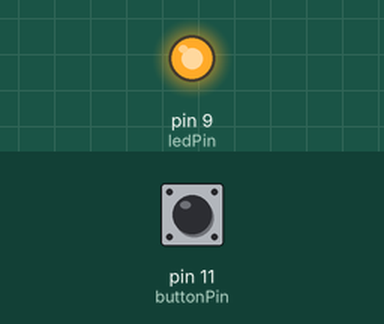
Bench run of a sketch on a simulated Arduino Uno, built with avr-gcc and run on an emulated ATmega328P. Parts: output pins drawn as LEDs (lit = HIGH). Inputs (shaded band) come from the test bench; at power-on: pin 11 (buttonPin) LOW.

Above: at 1.2 s.
1.3 s: pin 11 (buttonPin) pulled HIGH for 0.15 s
At 1.37 s:
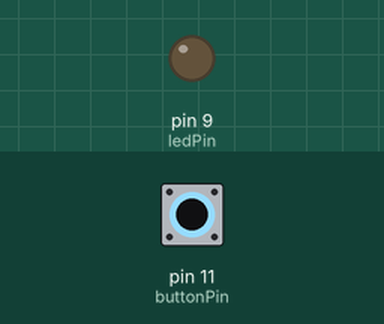
2.9 s: pin 11 (buttonPin) pulled HIGH for 3.2 s
At 7.5 s:
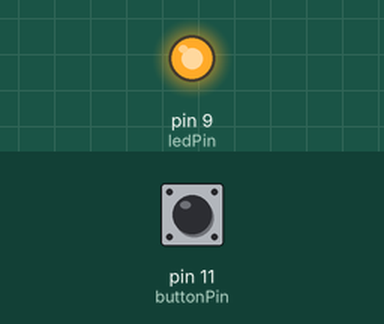
Timing chart, 0 to 9.0 s (numbered marks = the images above; inputs shaded):
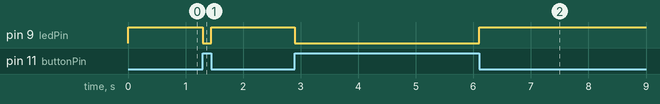

Measured:
- after the input at 1.3 s, pin 9 (ledPin): HIGH → LOW at once, → HIGH 0.15 s later
- after the input at 2.9 s, pin 9 (ledPin): HIGH → LOW at once, → HIGH 3.2 s later

The sketch:

_02_buttonLed.ino
```cpp
const int ledPin = 9; //the number of the LED pin
const int buttonPin = 11; //the number of the button module pin

void setup()
{
    pinMode(ledPin, OUTPUT); //initialize the LED pin as output
    pinMode(buttonPin, INPUT); //initialize the button module pin as input
}

void loop()
{
    boolean state = digitalRead(buttonPin); //read the button state, LOW if pressed

    if(state == HIGH)
    {
        digitalWrite(ledPin, LOW); //turn off the LED
    }
    else
    {
        digitalWrite(ledPin, HIGH); //turn on the LED
    }
}
```
